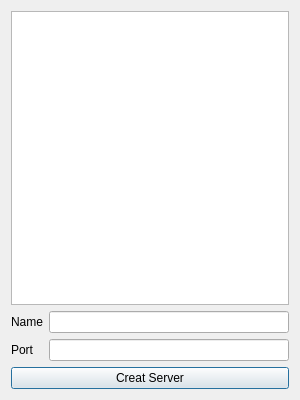
<?xml version="1.0" encoding="UTF-8"?>
<ui version="4.0">
 <class>ServerFrame</class>
 <widget class="QDialog" name="ServerFrame">
  <property name="geometry">
   <rect>
    <x>0</x>
    <y>0</y>
    <width>300</width>
    <height>400</height>
   </rect>
  </property>
  <property name="windowTitle">
   <string>Dialog</string>
  </property>
  <layout class="QVBoxLayout" name="verticalLayout_3">
   <item>
    <widget class="QTextBrowser" name="textBrowser"/>
   </item>
   <item>
    <layout class="QHBoxLayout" name="horizontalLayout">
     <item>
      <layout class="QVBoxLayout" name="verticalLayout_2">
       <item>
        <widget class="QLabel" name="label">
         <property name="text">
          <string>Name</string>
         </property>
        </widget>
       </item>
       <item>
        <widget class="QLabel" name="label_3">
         <property name="text">
          <string>Port</string>
         </property>
        </widget>
       </item>
      </layout>
     </item>
     <item>
      <layout class="QVBoxLayout" name="verticalLayout">
       <item>
        <widget class="QLineEdit" name="lineEdit_Name"/>
       </item>
       <item>
        <widget class="QLineEdit" name="lineEdit_Port"/>
       </item>
      </layout>
     </item>
    </layout>
   </item>
   <item>
    <widget class="QPushButton" name="pushButton_CreatServer">
     <property name="text">
      <string>Creat Server</string>
     </property>
    </widget>
   </item>
  </layout>
 </widget>
 <resources/>
 <connections/>
</ui>
